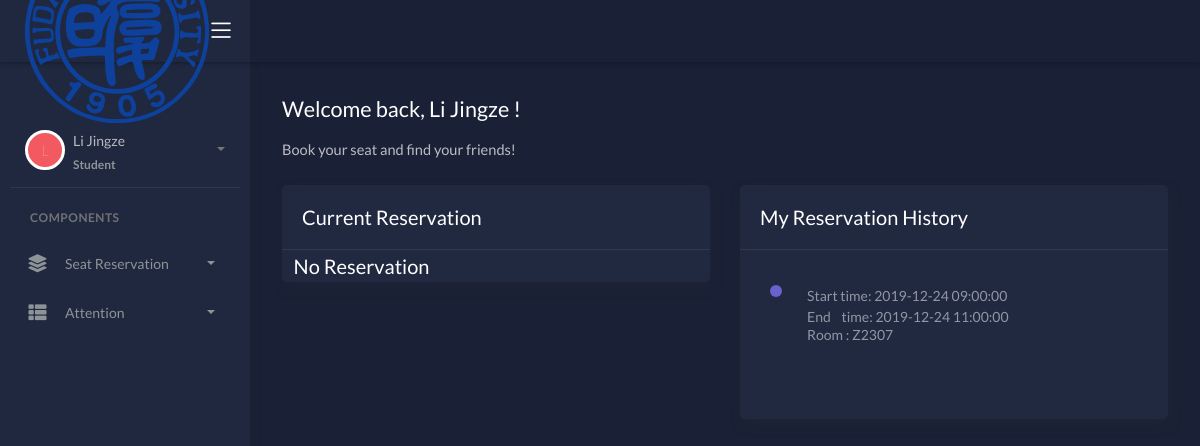
/home (signed in), run on an earlier commit of the app's database.
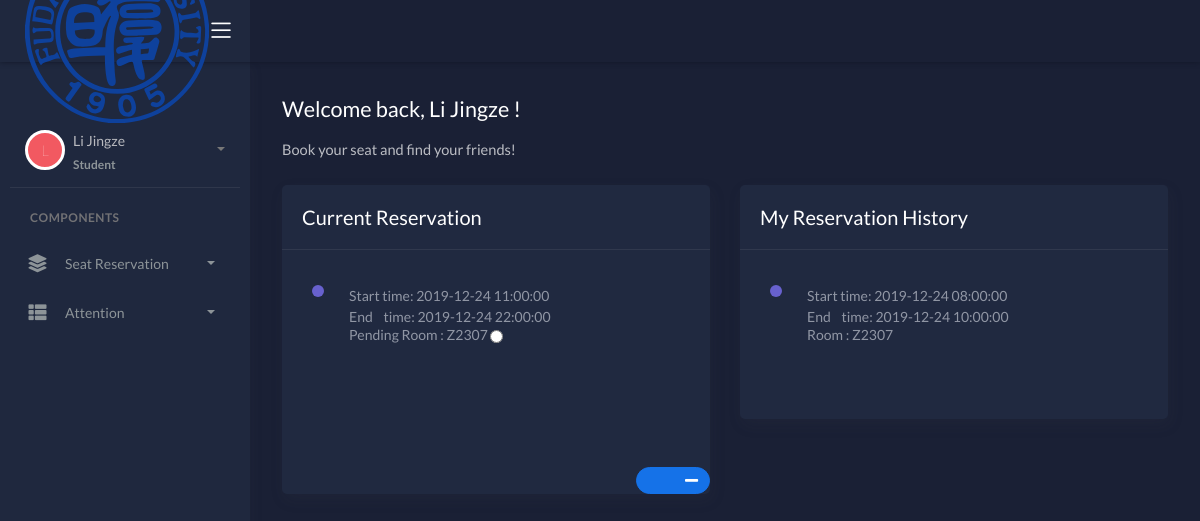
And on a later commit of the database.
### data/models.py (models this page shows)
class Students(models.Model):
	student_id = models.CharField(primary_key=True, max_length=45)
	name = models.CharField(max_length=45)
	age = models.IntegerField(default=18)
	sex = models.CharField(max_length=1,default='M')
	major = models.CharField(max_length=45)
	password = models.CharField(max_length=128,default='Fudan')
	is_admin = models.BooleanField(default = False)

class Rent(models.Model):
	rent_id = models.BigAutoField(primary_key=True)
	begin_time = models.DateTimeField(default = timezone.now())
	chair = models.ForeignKey('Chairs', models.DO_NOTHING, db_column='chair', null=True)
	student = models.ForeignKey('Students', models.DO_NOTHING, db_column='student', null = True)
	arrive_time = models.DateTimeField( default = timezone.now())
	end_time = models.DateTimeField(default = timezone.now() + datetime.timedelta(days=1) )

class Chairs(models.Model):
	chair_id = models.BigAutoField(primary_key=True)
	row = models.IntegerField()
	col = models.IntegerField()
	is_real = models.BooleanField(default = True)
	room = models.ForeignKey('Rooms', on_delete = models.CASCADE, null = True)

class Rooms(models.Model):
	room_id = models.CharField(primary_key=True, max_length=45)
	room_row = models.IntegerField()
	room_col = models.IntegerField()
	availble_number = models.IntegerField(default = 0)
	total_seat = models.IntegerField(default = 0)

### LRPJ/views_1.py (the view)
# urls.py: url(r'^home', views_1.home, name = 'home'),
def home(request):
	context = tools.init(request)
	user_id = request.session['login_user']
	if user_id == '???':
		return HttpResponseRedirect('/login')
	user = models.Students.objects.get(pk = user_id)
	if user.is_admin:
		return HttpResponseRedirect('/generate_seat')
	context['user'] = user
	now = timezone.now()
	if request.POST.get('cancel_reservation'):
		models.Rent.objects.filter(end_time__gt = now, student = user).delete()
	cur_res = models.Rent.objects.filter(end_time__gte = now, student = user)
	res_list = models.Rent.objects.filter(end_time__lt = now, student = user)
	if cur_res:
		context['cur_res'] = cur_res
	if res_list:
		context['res_list'] = res_list
	return render(request, 'main_menu.html', context)

### LRPJ/tools.py (called while the page is built)
def init(request):
	request.session.setdefault('login_user', '???')
	request.session.setdefault('user_name', 'none')
	request.session.setdefault('user_info', {})
	request.session.setdefault('seat_info', [])
	request.session.setdefault('room', 'none')
	request.session.setdefault('seat_arr', [])
	ret = dict(request.session)
	ret['error'] = False
	return ret

### templates/main_menu.html (shortened to what this page needs)
<!DOCTYPE html>
<html lang="en">
<head>
	<link rel="stylesheet" href="/assets/css/bootstrap.min.css">
	<link rel="stylesheet" href="/assets/css/atlantis.min.css">
</head>
<body data-background-color="dark">
	<div class="wrapper">
		<div class="main-header">
			<div class="logo-header" data-background-color="dark2">
					<img src="/assets/img/Fudan_University_Logo.svg" alt="navbar brand" class="navbar-brand">
				<div class="nav-toggle">
					<button class="btn btn-toggle toggle-sidebar">
						<i class="icon-menu"></i>
					</button>
				</div>
			</div>
			<nav class="navbar navbar-header navbar-expand-lg" data-background-color="dark">
				<div class="container-fluid">
					<ul class="navbar-nav topbar-nav ml-md-auto align-items-center">
						<li class="nav-item dropdown hidden-caret">
							<a class="dropdown-toggle profile-pic" data-toggle="dropdown" href="#" aria-expanded="false">
								<div class="avatar-sm">
								</div>
							</a>
						</li>
					</ul>
				</div>
			</nav>
		</div>
		<div class="sidebar sidebar-style-2" data-background-color="dark2" >
			<div class="sidebar-wrapper scrollbar scrollbar-inner">
				<div class="sidebar-content">
					<div class="user pt-5" >
						<div class="avatar-sm float-left mr-2 ">
							<span class="avatar-title rounded-circle border border-white bg-danger">{{ user.name.0 }}</span>
						</div>
						<div class="info">
							<a data-toggle="collapse" href="#collapseExample" aria-expanded="true">
								<span>
									{{ user.name }}
									<span class="user-level">Student</span>
									<span class="caret"></span>
								</span>
							</a>
						</div>
					</div>
					<ul class="nav nav-primary">
						<li class="nav-section">
							<h4 class="text-section">Components</h4>
						</li>
						<li class="nav-item">
							<a data-toggle="collapse" href="#base">
								<i class="fas fa-layer-group"></i>
								<p>Seat Reservation</p>
								<span class="caret"></span>
							</a>
						</li>
						<li class="nav-item">
							<a data-toggle="collapse" href="#sidebarLayouts">
								<i class="fas fa-th-list"></i>
								<p>Attention</p>
								<span class="caret"></span>
							</a>
						</li>
					</ul>
				</div>
			</div>
		</div>
		<div class="main-panel">
			<div class="content">
				<div class="page-inner">
					<div class="mt-2 mb-4">
						<h2 class="text-white pb-2">Welcome back, {{ user.name }} !</h2>
						<h5 class="text-white op-7 mb-4">Book your seat and find your friends!</h5>
					</div>
					<div class="row">
						<div class="col-md-6">
							<div class="card">
								<div class="card-header">
									<div class="card-title">Current Reservation</div>
								</div>
								{% if not cur_res %}
									<div class="card-title fw-mediumbold">&nbsp;&nbsp; No Reservation</div>
								{% else %}
									<form action="/home" method="POST">
										<div class="card-body">
											<ol class="activity-feed">
												{% for r in cur_res%}
												<li class="feed-item feed-item-secondary">
													<td>Start time: {{ r.begin_time|date:"Y-m-d H:i:s" }}</td>
													<br>
													<td>End &nbsp;&nbsp; time: {{ r.end_time|date:"Y-m-d H:i:s" }}</td>
													<br>
													<span class="text"> Pending Room : {{ r.chair.room.room_id }}</span>
													<input type="radio" name="cancel_reservation" value="a">
												</li>
												{% endfor %}
											</ol>
										</div>
										<div style="text-align: right;">
                                                    <button type="submit" class="btn btn-icon btn-primary btn-round btn-xs mt-5 pl-5 pr-4">
												        <i class="fa fa-minus" value></i>
                                                    </button>
                                        </div>
									</form>
								{% endif %}
							</div>
						</div>
						<div class="col-md-6">
							<div class="card">
								<div class="card-header">
									<div class="card-head-row">
										<div class="card-title">My Reservation History</div>
									</div>
								</div>
								{% if not res_list %}
									<div class="card-title fw-mediumbold">&nbsp;&nbsp; No Reservation</div>
								{% else %}
									<form action="/home" method="POST">
										<div class="card-body">
											<ol class="activity-feed">
												{% for r in res_list %}
												<li class="feed-item feed-item-secondary">
													<td>Start time: {{ r.begin_time|date:"Y-m-d H:i:s" }}</td>
													<br>
													<td>End &nbsp;&nbsp; time: {{ r.end_time|date:"Y-m-d H:i:s" }}</td>
													<br>
													<span class="text"> Room : {{ r.chair.room.room_id }}</span>
												</li>
												{% endfor %}
											</ol>
										</div>
									</form>
								{% endif %}
							</div>
						</div>
					</div>
				</div>
			</div>
		</div>
	</div>
</body>
</html>

What changed in the data, as far as the page shows it:
removed Rent: begin_time "2019-12-24 09:00:00", end_time "2019-12-24 11:00:00", chair.room.room_id "Z2307", shown under "Book your seat and find your friends!"
added Rent: begin_time "2019-12-24 11:00:00", end_time "2019-12-24 22:00:00", chair.room.room_id "Z2307", shown under "Book your seat and find your friends!"
added Rent: begin_time "2019-12-24 08:00:00", end_time "2019-12-24 10:00:00", chair.room.room_id "Z2307"
Also different on the page:
text no longer shown: "No Reservation"
